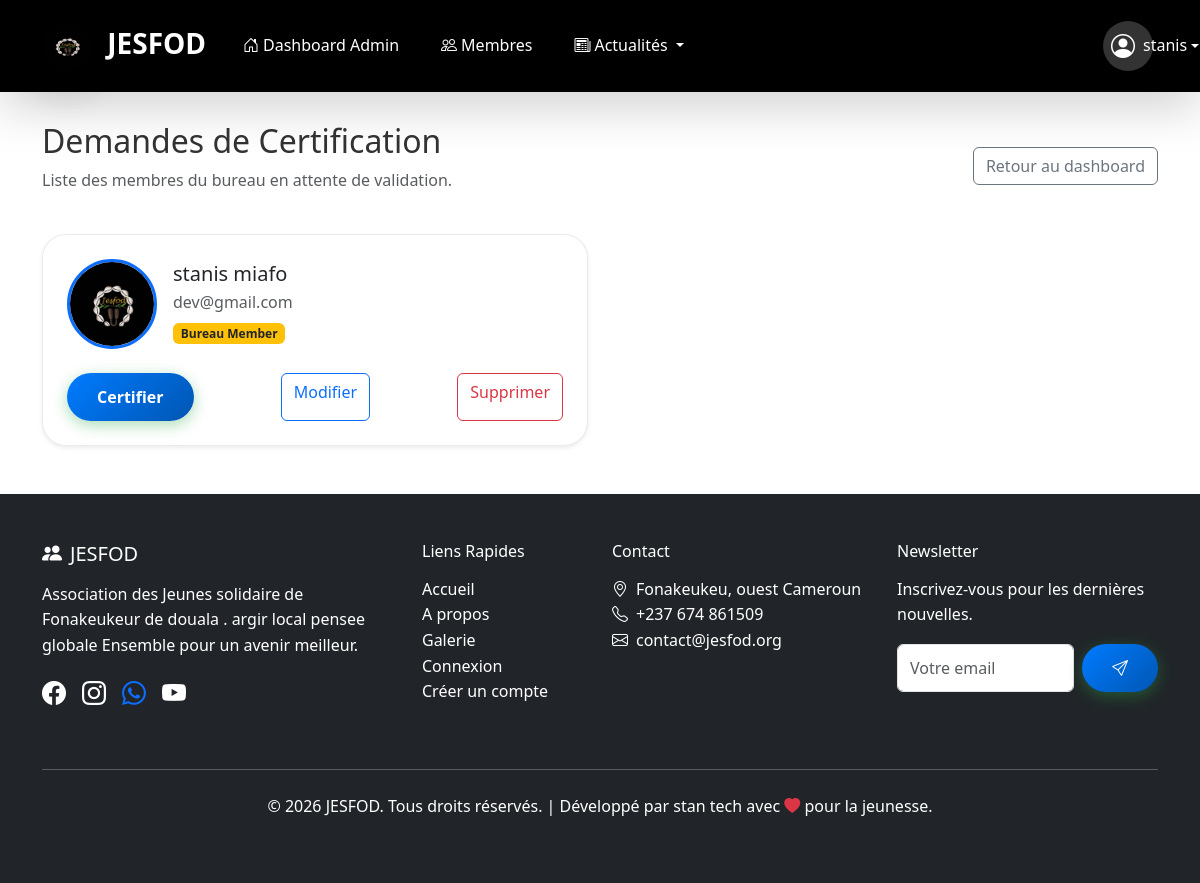
/adminjesfod/certifications/pending/ (signed in), run on the app's committed database.
### menber_JESFOD/models.py (models this page shows, shortened)
class Member(models.Model):
    ROLE_CHOICES = [
        ('bureau', 'Bureau Member'),
        ('reunion', 'Reunion Member'),
    ]
    SCHOOL_LEVEL_CHOICES = [
        ('primaire', 'Primaire'),
        ('college', 'Collège'),
        ('lycee', 'Lycée'),
        ('universite', 'Université'),
        ('master', 'Master'),
        ('doctorat', 'Doctorat'),
    ]
    user = models.OneToOneField(User, on_delete=models.CASCADE)
    name = models.CharField(max_length=100)
    email = models.EmailField()
    phone = models.CharField(max_length=20)
    address = models.TextField(blank=True)
    profile_photo = models.ImageField(upload_to='profiles/', blank=True, null=True)
    school_level = models.CharField(max_length=20, choices=SCHOOL_LEVEL_CHOICES, blank=True)
    role = models.CharField(max_length=10, choices=ROLE_CHOICES, default='reunion')
    is_certified = models.BooleanField(default=False)
    certification_date = models.DateTimeField(null=True, blank=True)
    activities = models.TextField(blank=True, help_text="Activités et responsabilités du membre")
    @property
    def is_bureau(self):
        return self.role == 'bureau'

### admin_JESFOD/views.py (the view)
# urls.py: path('certifications/pending/', views.pending_certifications, name='pending_certifications'),
@login_required
@bureau_required
def pending_certifications(request):
    pending_members = Member.objects.filter(role='bureau', is_certified=False).order_by('name')
    return render(request, 'admin_JESFOD/pending_certifications.html', {
        'pending_members': pending_members,
        'is_admin_page': True
    })

### admin_JESFOD/views.py (called while the page is built)
def is_bureau(user):
    try:
        member = Member.objects.get(user=user)
        return member.is_bureau
    except Member.DoesNotExist:
        return False

### admin_JESFOD/templates/admin_JESFOD/pending_certifications.html (shortened to what this page needs)
{% extends 'base.html' %}
{% block content %}
<div class="container mt-5">
  <div class="d-flex justify-content-between align-items-center mb-4">
    <div>
      <h2>Demandes de Certification</h2>
      <p class="text-muted">Liste des membres du bureau en attente de validation.</p>
    </div>
    <a href="{% url 'admin_dashboard' %}" class="btn btn-outline-secondary">Retour au dashboard</a>
  </div>
  <div class="row g-4">
    {% for member in pending_members %}
    <div class="col-md-6">
      <div class="card custom-card shadow-sm p-4 h-100">
        <div class="d-flex align-items-center gap-3">
          {% if member.profile_photo %}
          <img src="{{ member.profile_photo.url }}" alt="{{ member.name }}" class="rounded-circle" style="width: 90px; height: 90px; object-fit: cover; border: 3px solid #0d6efd;">
          {% else %}
          <div class="profile-fallback rounded-circle d-flex align-items-center justify-content-center" style="width: 90px; height: 90px;">{{ member.name.0|upper }}</div>
          {% endif %}
          <div>
            <h5 class="mb-1">{{ member.name }}</h5>
            <p class="mb-1 text-muted">{{ member.email }}</p>
            <p class="mb-0"><span class="badge bg-warning text-dark">{{ member.get_role_display }}</span></p>
          </div>
        </div>
        <div class="mt-4 d-flex justify-content-between gap-2 flex-wrap">
          <form action="{% url 'certify_member' member.pk %}" method="post" class="m-0">
            <button type="submit" class="btn btn-success">Certifier</button>
          </form>
          <a href="{% url 'member_update' member.pk %}" class="btn btn-outline-primary">Modifier</a>
          <a href="{% url 'member_delete' member.pk %}" class="btn btn-outline-danger" onclick="return confirm('Supprimer {{ member.name }} ?')">Supprimer</a>
        </div>
      </div>
    </div>
    {% endfor %}
  </div>
</div>
{% endblock %}

### JESFOD_PROJECT/templates/base.html (shortened to what this page needs)
{% load static %}
<!DOCTYPE html>
<html lang="fr">
<head>
    <link href="https://cdn.jsdelivr.net/npm/bootstrap@5.3.3/dist/css/bootstrap.min.css" rel="stylesheet">
    <link href="https://cdn.jsdelivr.net/npm/bootstrap-icons@1.11.3/font/bootstrap-icons.css" rel="stylesheet">
    <link href="https://cdnjs.cloudflare.com/ajax/libs/animate.css/4.1.1/animate.min.css" rel="stylesheet">
    <link rel="stylesheet" href="{% static 'css/style.css' %}">
</head>
<body>
<nav class="navbar navbar-expand-lg fixed-top navbar-dark shadow-lg" style="background: #000000 !important; backdrop-filter: blur(10px);">
        <div class="container">
            <a class="navbar-brand fw-bold fs-3" href="{% url 'home' %}">
                <img src="{% static 'images/logo.jpeg' %}" alt="Logo JESFOD - Association Jeunes Solidaires Fonakeukeur Douala" width="50" height="50" class="d-inline-block me-2 rounded-circle shadow-lg logo-hero align-middle" style="vertical-align: middle;">
                JESFOD
            </a>
            <div class="collapse navbar-collapse" id="navbarContent">
                <ul class="navbar-nav me-auto mb-2 mb-lg-0">
                    {% if user.is_authenticated %}
                    {% if is_admin_page %}
                    <li class="nav-item">
                        <a class="nav-link px-3 py-2 rounded-pill" href="{% url 'admin_dashboard' %}"><i class="bi bi-house-door me-1"></i>Dashboard Admin</a>
                    </li>
                    <li class="nav-item">
                        <a class="nav-link px-3 py-2 rounded-pill" href="{% url 'member_list' %}"><i class="bi bi-people me-1"></i>Membres</a>
                    </li>
                    {% endif %}
                    {% endif %}
                    <li class="nav-item dropdown">
                        <a class="nav-link dropdown-toggle px-3 py-2 rounded-pill" href="#" role="button" data-bs-toggle="dropdown">
                            <i class="bi bi-newspaper me-1"></i>Actualités
                        </a>
                    </li>
                </ul>
                <ul class="navbar-nav">
                    {% if user.is_authenticated %}
                        <li class="nav-item dropdown">
                            <a class="nav-link dropdown-toggle d-flex align-items-center p-2 rounded-circle" href="#" role="button" data-bs-toggle="dropdown" style="width: 50px; height: 50px; background: rgba(255,255,255,0.2);">
                                <i class="bi bi-person-circle fs-4"></i>
                                <span class="d-none d-md-inline ms-2">{{ user.username }}</span>
                            </a>
                        </li>
                    {% endif %}
                </ul>
            </div>
        </div>
    </nav>
    <main class="pt-5">
        {% block content %}{% endblock %}
    </main>
    <footer class="bg-dark text-white py-5 mt-5">
        <div class="container">
            <div class="row">
                <div class="col-lg-4 mb-4">
                    <h5 class="mb-3"><i class="bi bi-people-fill me-2 text-light-green"></i>JESFOD</h5>
                    <p>Association des Jeunes solidaire  de Fonakeukeur de douala . argir local pensee globale Ensemble pour un avenir meilleur.</p>
                    <div class="d-flex gap-3">
                        <a href="https://web.facebook.com/groups/367541119929232/events" class="text-white"><i class="bi bi-facebook fs-4"></i></a>
                        <a href="https://vt.tiktok.com/ZS9ePpjALuUoM-Sc5Da/" class="text-white"><i class="bi bi-instagram fs-4"></i></a>
                        <a href="https://chat.whatsapp.com/LVOzfSy7LtFAonZo5Kwwvy?mode=gi_t"><i class="bi bi-whatsapp fs-4"></i></a>
                        <a href="https://vt.tiktok.com/ZS9ePpjALuUoM-Sc5Da/" class="text-white"><i class="bi bi-youtube fs-4"></i></a>
                    </div>
                </div>
                <div class="col-lg-2 col-md-6 mb-4">
                    <h6 class="mb-3">Liens Rapides</h6>
                    <ul class="list-unstyled">
                        <li><a href="#accueil" class="text-white text-decoration-none">Accueil</a></li>
                        <li><a href="#apropos" class="text-white text-decoration-none">A propos</a></li>
                        <li><a href="#galerie" class="text-white text-decoration-none">Galerie</a></li>
                        <li><a href="{% url 'login' %}" class="text-white text-decoration-none">Connexion</a></li>
                         <li><a href="{% url 'register' %}" class="text-white text-decoration-none">Créer un compte</a></li>
                    </ul>
                </div>
                <div class="col-lg-3 col-md-6 mb-4">
                    <h6 class="mb-3">Contact</h6>
                    <ul class="list-unstyled">
                        <li><i class="bi bi-geo-alt me-2"></i>Fonakeukeu,  ouest Cameroun</li>
                        <li><i class="bi bi-telephone me-2"></i>+237 674 861509</li>
                        <li><i class="bi bi-envelope me-2"></i>contact@jesfod.org</li>
                    </ul>
                </div>
                <div class="col-lg-3 mb-4">
                    <h6 class="mb-3">Newsletter</h6>
                    <p>Inscrivez-vous pour les dernières nouvelles.</p>
                    <form class="d-flex">
                        <input type="email" class="form-control me-2" placeholder="Votre email">
                        <button class="btn btn-success"><i class="bi bi-send"></i></button>
                    </form>
                </div>
            </div>
            <hr class="my-4">
            <div class="text-center">
                <p>&copy; 2026 JESFOD. Tous droits réservés. | Développé  par stan tech avec <i class="bi bi-heart-fill text-danger"></i> pour la jeunesse.</p>
            </div>
        </div>
    </footer>
</body>
</html>

### JESFOD_PROJECT/static/css/style.css (style rules this page uses)
:root { --primary-blue: #007BFF; --secondary-blue: #0056b3; --primary-green: #28a745; --secondary-green: #20c997; --light-blue: #e3f2fd; --light-green: #e9f7ef; --gray: #6c757d; --light-gray: #f8f9fa; --white: #ffffff; --dark: #343a40; }
body { font-family: 'Segoe UI', Tahoma, Geneva, Verdana, sans-serif; line-height: 1.6; color: #333; background-color: var(--white); }
.navbar { background: linear-gradient(135deg, var(--primary-blue), var(--secondary-blue)); box-shadow: 0 2px 10px rgba(0, 123, 255, 0.3); }
.navbar-brand, .nav-link { color: var(--white) !important; }
.btn-primary, .btn-success { background: linear-gradient(135deg, var(--primary-blue), var(--secondary-blue)); border: none; box-shadow: 0 4px 15px rgba(0, 123, 255, 0.4); padding: 12px 30px; border-radius: 50px; font-weight: 600; transition: all 0.3s ease; box-shadow: 0 4px 15px rgba(40, 167, 69, 0.4); color: var(--white); }
.card { border: none; border-radius: 20px; overflow: hidden; transition: transform 0.3s ease; box-shadow: 0 4px 15px rgba(0,0,0,0.1); }
.card.custom-card { border: 1px solid rgba(0, 0, 0, 0.08); border-radius: 24px; }
.navbar { padding: 1rem 0; }
.nav-link { transition: all 0.3s ease; margin: 0 5px; }
.navbar-brand img.logo-hero { transition: all 0.3s ease; filter: drop-shadow(0 2px 8px rgba(0,0,0,0.3)); }

### data on the page
Member: profile_photo (picture), name "stanis miafo", email "dev@gmail.com", role "Bureau Member"

### other printed values
{{ user.username }} "stanis"
